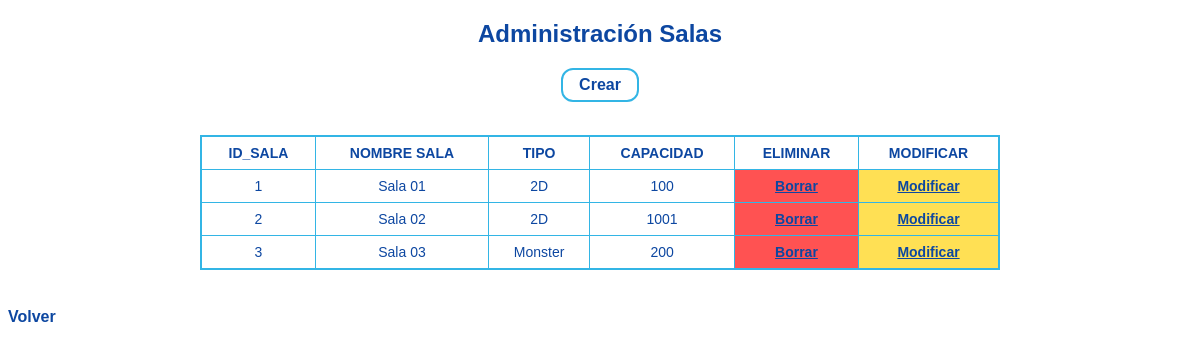
/inicio.php?opcion=3 (signed in), run on the app's committed database.
### tables this page shows
CREATE TABLE `salas` (
  `id_sala` int(11) NOT NULL,
  `nombre_sala` varchar(50) NOT NULL,
  `tipo` varchar(20) NOT NULL,
  `capacidad` int(3) NOT NULL
);

### funciones/funciones_salas.php (the view, shortened to what this page needs)
<?php
function mostrar_salas($conecta) {
    echo '<link rel="stylesheet" href="css/tablas.css">';
    $consulta = "SELECT * FROM salas";
    $resultado = mysqli_query($conecta, $consulta);
    $filas = mysqli_num_rows($resultado);
    if ($filas == 0) {
        echo "<p>NO HAY DATOS</p>";
        echo '<a class="btn-crear" href="agregar/formulario_agregar_salas.html">Crear</a><br/><br/>';
    } else {
        echo '<h2>Administración Salas</h2>';
        echo '<div style="text-align: center;">';
        echo '<a class="btn-crear" href="agregar/formulario_agregar_sala.html">Crear</a>';
        echo '</div><br/>';
        echo '<table class="tabla-admin">
                <thead>
                    <tr>
                        <th>ID_SALA</th>
                        <th>NOMBRE SALA</th>
                        <th>TIPO</th>
                        <th>CAPACIDAD</th>
                        <th>ELIMINAR</th>
                        <th>MODIFICAR</th>
                    </tr>
                </thead>
                <tbody>';
        while ($tabla = mysqli_fetch_array($resultado)) {
            $id_sala     = $tabla['id_sala'];
            $nombre_sala = $tabla['nombre_sala'];
            $tipo        = $tabla['tipo'];
            $capacidad   = $tabla['capacidad'];
            echo '<tr>';
            echo '<td>' . $id_sala . '</td>';
            echo '<td>' . $nombre_sala . '</td>';
            echo '<td>' . $tipo . '</td>';
            echo '<td>' . $capacidad . '</td>';
            echo '<td class="celda-eliminar"><a href="eliminar/elimina_salas.php?id_sala=' . $id_sala . '&nombre_sala=' . $nombre_sala . '&tipo=' . $tipo . '&capacidad=' . $capacidad . '">Borrar</a></td>';
            echo '<td class="celda-modificar"><a href="modificar/modificar_salas.php?id_sala=' . $id_sala . '&nombre_sala=' . $nombre_sala . '&tipo=' . $tipo . '&capacidad=' . $capacidad . '">Modificar</a></td>';
            echo '</tr>';
        }
        echo '  </tbody>
              </table>';
    }
    echo '<a class="btn-volver" href="sistema.html">Volver</a>';
}
?>

### CSS/tablas.css (style rules this page uses)
h2 { color: #0d47a1; text-align: center; font-size: 24px; margin-top: 20px; }
.btn-crear { display: inline-block; background-color: #ffffff; color: #0d47a1; border: 2px solid #33b5e5; border-radius: 12px; padding: 6px 16px; text-decoration: none; font-weight: bold; margin-bottom: 15px; }
table.tabla-admin { border-collapse: collapse; width: 100%; max-width: 800px; margin: 0 auto; border: 2px solid #33b5e5; }
table.tabla-admin th, table.tabla-admin td { border: 1px solid #33b5e5; padding: 8px 12px; text-align: center; color: #0d47a1; font-size: 14px; }
table.tabla-admin th { font-weight: bold; background-color: #ffffff; }
td.celda-eliminar { background-color: #ff5252; }
td.celda-eliminar a { color: #0d47a1 !important; text-decoration: underline; font-weight: bold; }
td.celda-modificar { background-color: #ffe054; }
td.celda-modificar a { color: #0d47a1 !important; text-decoration: underline; font-weight: bold; }
.btn-volver { display: inline-block; margin-top: 20px; color: #0d47a1; text-decoration: none; font-weight: bold; }

### data on the page
salas: id_sala "1", nombre_sala "Sala 01", tipo "2D", capacidad "100"
salas: id_sala "2", nombre_sala "Sala 02", tipo "2D", capacidad "1001"
salas: id_sala "3", nombre_sala "Sala 03", tipo "Monster", capacidad "200"
